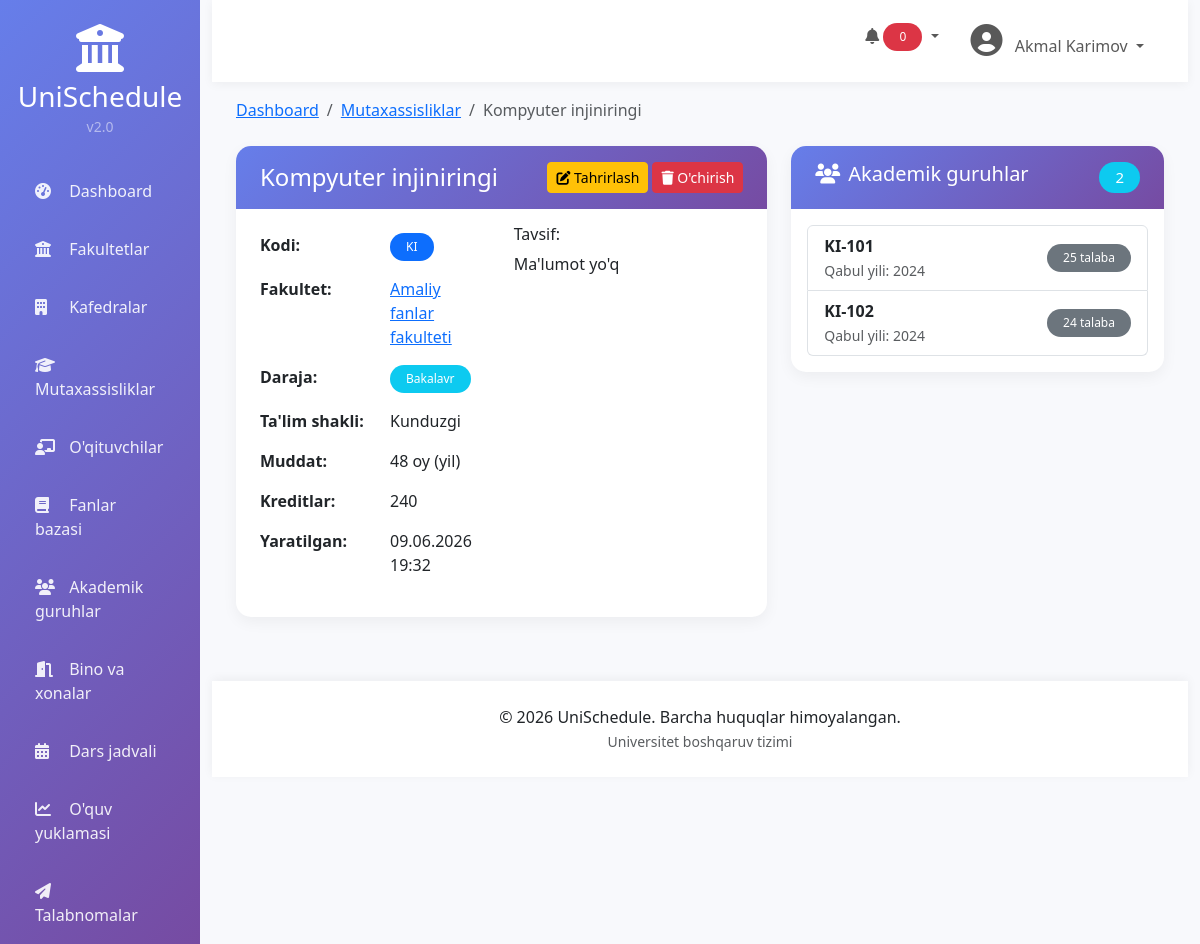
Page /specializations/1/ (signed in) on the committed database.
### specializations/models.py (models this page shows, shortened)
class Specialization(models.Model):
    EDUCATION_TYPES = [
        ('kunduzgi', 'Kunduzgi'),
        ('sirtqi', 'Sirtqi'),
        ('kechki', 'Kechki'),
        ('masofaviy', 'Masofaviy'),
    ]
    DEGREE_TYPES = [
        ('bakalavr', 'Bakalavr'),
        ('magistr', 'Magistr'),
        ('doktorantura', 'Doktorantura'),
    ]
    name = models.CharField(max_length=255, verbose_name="Mutaxassislik nomi")
    code = models.CharField(max_length=20, unique=True, verbose_name="Kodi")
    faculty = models.ForeignKey(Faculty, on_delete=models.CASCADE, related_name='specializations',
                                verbose_name="Fakultet")
    degree_type = models.CharField(max_length=20, choices=DEGREE_TYPES, default='bakalavr', verbose_name="Daraja")
    education_type = models.CharField(max_length=20, choices=EDUCATION_TYPES, verbose_name="Ta'lim shakli")
    duration = models.PositiveSmallIntegerField(help_text="Muddat (oylarda)", verbose_name="Muddat")
    credits = models.PositiveSmallIntegerField(default=0, verbose_name="Kreditlar")
    description = models.TextField(blank=True, verbose_name="Tavsif")
    created_at = models.DateTimeField(auto_now_add=True)
    updated_at = models.DateTimeField(auto_now=True)
    class Meta:
        verbose_name = "Mutaxassislik"
        verbose_name_plural = "Mutaxassisliklar"
        ordering = ['faculty__name', 'name']

### faculties/models.py (models this page shows, shortened)
class Faculty(models.Model):
    name = models.CharField(max_length=255, verbose_name="Nomi")
    code = models.CharField(max_length=20, unique=True, verbose_name="Kodi")
    description = models.TextField(blank=True, verbose_name="Tavsif")
    dean_name = models.CharField(max_length=255, blank=True, verbose_name="Dekan ismi")
    phone = models.CharField(max_length=20, blank=True, verbose_name="Telefon")
    email = models.EmailField(blank=True, verbose_name="Email")
    established_date = models.DateField(null=True, blank=True, verbose_name="Tashkil etilgan sana")
    created_at = models.DateTimeField(auto_now_add=True)
    updated_at = models.DateTimeField(auto_now=True)
    class Meta:
        verbose_name = "Fakultet"
        verbose_name_plural = "Fakultetlar"
        ordering = ['name']

### groups/models.py (models this page shows, shortened)
class AcademicGroup(models.Model):
    COURSE_CHOICES = [(i, f"{i}-kurs") for i in range(1, 5)]
    name = models.CharField(max_length=50, unique=True, verbose_name="Guruh nomi")
    specialization = models.ForeignKey(Specialization, on_delete=models.CASCADE, related_name='groups',
                                       verbose_name="Mutaxassislik")
    year_of_admission = models.PositiveSmallIntegerField(verbose_name="Qabul yili")
    current_course = models.PositiveSmallIntegerField(choices=COURSE_CHOICES, default=1, verbose_name="Kurs")
    student_count = models.PositiveSmallIntegerField(default=0, verbose_name="Talabalar soni")
    language = models.CharField(max_length=20, choices=[('uzbek', "O'zbek"), ('russian', "Rus"), ('english', "Ingliz")],
                                default='uzbek', verbose_name="Ta'lim tili")
    is_active = models.BooleanField(default=True, verbose_name="Faol")
    created_at = models.DateTimeField(auto_now_add=True)
    updated_at = models.DateTimeField(auto_now=True)
    class Meta:
        verbose_name = "Akademik guruh"
        verbose_name_plural = "Akademik guruhlar"
        ordering = ['specialization__faculty__name', 'specialization__name', 'name']
        unique_together = ['name', 'year_of_admission']

### specializations/views.py (the view)
# urls.py: path('<int:pk>/', views.specialization_detail, name='specialization_detail'),
@login_required
def specialization_detail(request, pk):
    specialization = get_object_or_404(Specialization, pk=pk)
    groups = specialization.groups.all()
    context = {
        'specialization': specialization,
        'groups': groups,
    }
    return render(request, 'specializations/detail.html', context)

### templates/specializations/detail.html (shortened to what this page needs)
{% extends 'base.html' %}
{% block content %}
<div class="mb-4">
    <nav aria-label="breadcrumb">
        <ol class="breadcrumb">
            <li class="breadcrumb-item"><a href="/">Dashboard</a></li>
            <li class="breadcrumb-item"><a href="{% url 'specialization_list' %}">Mutaxassisliklar</a></li>
            <li class="breadcrumb-item active">{{ specialization.name }}</li>
        </ol>
    </nav>
</div>
<div class="row">
    <div class="col-md-7">
        <div class="card">
            <div class="card-header d-flex justify-content-between align-items-center">
                <h4 class="mb-0">{{ specialization.name }}</h4>
                <div>
                    <a href="{% url 'specialization_edit' specialization.id %}" class="btn btn-warning btn-sm">
                        <i class="fas fa-edit"></i> Tahrirlash
                    </a>
                    <a href="{% url 'specialization_delete' specialization.id %}" class="btn btn-danger btn-sm">
                        <i class="fas fa-trash"></i> O'chirish
                    </a>
                </div>
            </div>
            <div class="card-body">
                <div class="row">
                    <div class="col-md-6">
                        <table class="table table-borderless">
                            <tr>
                                <th style="width: 130px;">Kodi:</th>
                                <td><span class="badge bg-primary">{{ specialization.code }}</span></td>
                            </tr>
                            <tr>
                                <th>Fakultet:</th>
                                <td>
                                    <a href="{% url 'faculty_detail' specialization.faculty.id %}">
                                        {{ specialization.faculty.name }}
                                    </a>
                                </td>
                            </tr>
                            <tr>
                                <th>Daraja:</th>
                                <td>
                                    <span class="badge {% if specialization.degree_type == 'bakalavr' %}bg-info{% elif specialization.degree_type == 'magistr' %}bg-success{% else %}bg-warning{% endif %}">
                                        {{ specialization.get_degree_type_display }}
                                    </span>
                                </td>
                            </tr>
                            <tr>
                                <th>Ta'lim shakli:</th>
                                <td>{{ specialization.get_education_type_display }}</td>
                            </tr>
                            <tr>
                                <th>Muddat:</th>
                                <td>{{ specialization.duration }} oy ({{ specialization.duration|divisibleby:12|yesno:"yil,oy" }})</td>
                            </tr>
                            <tr>
                                <th>Kreditlar:</th>
                                <td>{{ specialization.credits }}</td>
                            </tr>
                            <tr>
                                <th>Yaratilgan:</th>
                                <td>{{ specialization.created_at|date:"d.m.Y H:i" }}</td>
                            </tr>
                        </table>
                    </div>
                    <div class="col-md-6">
                        <h6>Tavsif:</h6>
                        <p>{{ specialization.description|default:"Ma'lumot yo'q" }}</p>
                    </div>
                </div>
            </div>
        </div>
    </div>
    <div class="col-md-5">
        <div class="card">
            <div class="card-header">
                <h5 class="mb-0">
                    <i class="fas fa-users me-2"></i>Akademik guruhlar
                    <span class="badge bg-info float-end">{{ groups.count }}</span>
                </h5>
            </div>
            <div class="card-body">
                {% if groups %}
                    <div class="list-group">
                        {% for group in groups %}
                        <div class="list-group-item">
                            <div class="d-flex justify-content-between align-items-center">
                                <div>
                                    <strong>{{ group.name }}</strong>
                                    <br>
                                    <small class="text-muted">Qabul yili: {{ group.year_of_admission }}</small>
                                </div>
                                <span class="badge bg-secondary">{{ group.student_count }} talaba</span>
                            </div>
                        </div>
                        {% endfor %}
                    </div>
                {% else %}
                    <p class="text-muted text-center py-3">
                        <i class="fas fa-users fa-2x mb-2"></i><br>
                        Hali akademik guruhlar mavjud emas
                    </p>
                {% endif %}
            </div>
        </div>
    </div>
</div>
{% endblock %}

### templates/base.html (shortened to what this page needs)
<!DOCTYPE html>
<html lang="uz">
<head>
    <link href="https://cdn.jsdelivr.net/npm/bootstrap@5.3.0/dist/css/bootstrap.min.css" rel="stylesheet">
    <link href="https://cdnjs.cloudflare.com/ajax/libs/font-awesome/6.4.0/css/all.min.css" rel="stylesheet">
    <link href="https://cdn.datatables.net/1.13.6/css/dataTables.bootstrap5.min.css" rel="stylesheet">
    {% load static %}
    <link rel="stylesheet" href="{% static 'css/style.css' %}">
</head>
<body>
    <div class="container-fluid">
        <div class="row">
            <div class="col-md-3 col-lg-2 px-0 sidebar" id="sidebar">
                <div class="text-center py-4">
                    <div class="logo">
                        <i class="fas fa-university fa-3x text-white mb-2"></i>
                        <h3 class="text-white mb-0">UniSchedule</h3>
                        <small class="text-white-50">v2.0</small>
                    </div>
                </div>
                <nav class="nav flex-column">
                    <a class="nav-link {% if request.resolver_match.url_name == 'dashboard' %}active{% endif %}" href="/">
                        <i class="fas fa-tachometer-alt"></i> <span>Dashboard</span>
                    </a>
                    <a class="nav-link" href="/faculties/">
                        <i class="fas fa-university"></i> <span>Fakultetlar</span>
                    </a>
                    <a class="nav-link" href="/departments/">
                        <i class="fas fa-building"></i> <span>Kafedralar</span>
                    </a>
                    <a class="nav-link" href="/specializations/">
                        <i class="fas fa-graduation-cap"></i> <span>Mutaxassisliklar</span>
                    </a>
                    <a class="nav-link" href="/teachers/">
                        <i class="fas fa-chalkboard-user"></i> <span>O'qituvchilar</span>
                    </a>
                    <a class="nav-link" href="/subjects/">
                        <i class="fas fa-book"></i> <span>Fanlar bazasi</span>
                    </a>
                    <a class="nav-link" href="/groups/">
                        <i class="fas fa-users"></i> <span>Akademik guruhlar</span>
                    </a>
                    <a class="nav-link" href="/rooms/">
                        <i class="fas fa-door-open"></i> <span>Bino va xonalar</span>
                    </a>
                    <a class="nav-link" href="/schedule/">
                        <i class="fas fa-calendar-alt"></i> <span>Dars jadvali</span>
                    </a>
                    <a class="nav-link" href="/workload/">
                        <i class="fas fa-chart-line"></i> <span>O'quv yuklamasi</span>
                    </a>
                    <a class="nav-link" href="/requests/">
                        <i class="fas fa-paper-plane"></i> <span>Talabnomalar</span>
                    </a>
                </nav>
            </div>
            <div class="col-md-9 col-lg-10 main-content">
                <nav class="navbar navbar-expand-lg navbar-custom">
                    <div class="container-fluid">
                        <div class="collapse navbar-collapse">
                            <ul class="navbar-nav ms-auto">
                                <li class="nav-item me-3">
                                    <div class="dropdown">
                                        <button class="btn btn-link nav-link dropdown-toggle" type="button" id="notificationDropdown" data-bs-toggle="dropdown">
                                            <i class="fas fa-bell"></i>
                                            <span class="badge bg-danger" id="notificationBadge">0</span>
                                        </button>
                                    </div>
                                </li>
                                <li class="nav-item dropdown">
                                    <a class="nav-link dropdown-toggle" href="#" id="navbarDropdown" role="button" data-bs-toggle="dropdown">
                                        <i class="fas fa-user-circle fa-2x"></i>
                                        <span class="ms-2">{{ user.get_full_name|default:user.username }}</span>
                                    </a>
                                </li>
                            </ul>
                        </div>
                    </div>
                </nav>
                <div class="px-4 py-3 fade-in">
                    {% block content %}{% endblock %}
                </div>
                <div class="footer">
                    <p class="mb-0">
                        &copy; 2026 UniSchedule. Barcha huquqlar himoyalangan.
                        <br>
                        <small class="text-muted">Universitet boshqaruv tizimi</small>
                    </p>
                </div>
            </div>
        </div>
    </div>
</body>
</html>

### static/css/style.css (style rules this page uses)
:root { --primary: #667eea; --primary-dark: #5a67d8; --secondary: #764ba2; --success: #48bb78; --danger: #f56565; --warning: #ed8936; --info: #4299e1; --dark: #2d3748; --light: #f7fafc; }
* { margin: 0; padding: 0; box-sizing: border-box; }
body { font-family: 'Segoe UI', Tahoma, Geneva, Verdana, sans-serif; background: linear-gradient(135deg, #667eea 0%, #764ba2 100%); min-height: 100vh; }
.sidebar { background: linear-gradient(135deg, var(--primary) 0%, var(--secondary) 100%); box-shadow: 2px 0 20px rgba(0,0,0,0.1); transition: all 0.3s; }
.sidebar .nav-link { color: rgba(255,255,255,0.9); padding: 12px 20px; margin: 5px 15px; border-radius: 10px; transition: all 0.3s; position: relative; overflow: hidden; }
.sidebar .nav-link::before { content: ''; position: absolute; top: 0; left: -100%; width: 100%; height: 100%; background: rgba(255,255,255,0.1); transition: left 0.3s; }
.sidebar .nav-link i { margin-right: 10px; width: 20px; }
.main-content { background: #f8f9fc; min-height: 100vh; }
.navbar-custom { background: white; box-shadow: 0 2px 10px rgba(0,0,0,0.05); padding: 1rem 1.5rem; }
.card { border: none; border-radius: 15px; box-shadow: 0 5px 15px rgba(0,0,0,0.05); transition: all 0.3s; overflow: hidden; }
.card-header { background: linear-gradient(135deg, var(--primary) 0%, var(--secondary) 100%); color: white; border: none; padding: 1rem 1.5rem; }
.card-header h5, .card-header h6 { margin: 0; color: white; }
.badge { padding: 0.5rem 1rem; border-radius: 20px; font-weight: 500; }
.fade-in { animation: fadeIn 0.5s ease-in; }
.footer { background: white; padding: 1.5rem; text-align: center; margin-top: 3rem; box-shadow: 0 -2px 10px rgba(0,0,0,0.05); }

### templates/base.html (style rules this page uses)
.sidebar { min-height: 100vh; }

### rows in the picture
Specialization: name "Kompyuter injiniringi", code "KI", faculty.name "Amaliy fanlar fakulteti", degree_type "Bakalavr", education_type "Kunduzgi", duration "48", duration|divisibleby "yil", credits "240", created_at "09.06.2026 19:32", description "Ma'lumot yo'q", count "2"
AcademicGroup: name "KI-101", year_of_admission "2024", student_count "25"
AcademicGroup: name "KI-102", year_of_admission "2024", student_count "24"

### other values in the picture
{{ user.get_full_name|default:user.username }} "Akmal Karimov"
